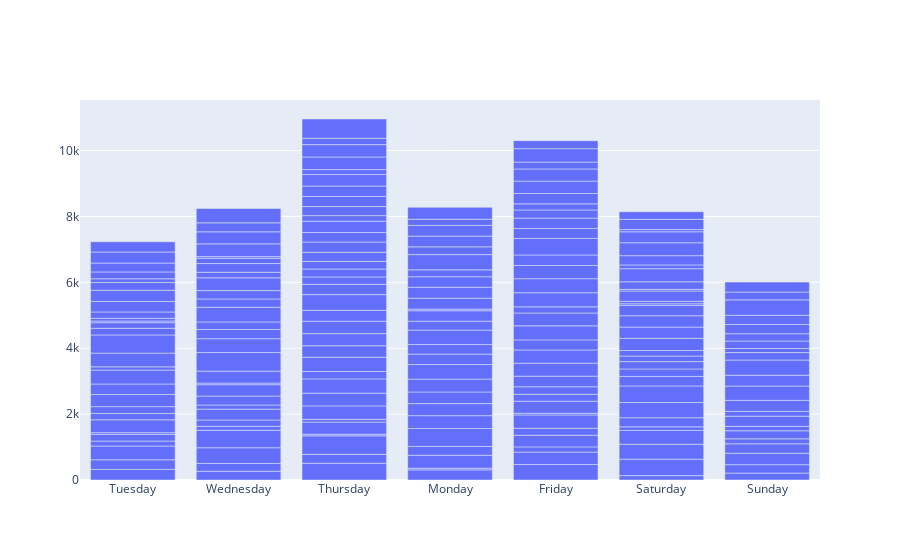

The code cell stored with this chart in its notebook:
### Code cell
fig = go.Figure()
fig.add_trace(go.Bar(x = df['day'], y = df['calories_burned']))
fig.show()

### Figure 1 — Plotly figure (JSON) as saved in the notebook; plotly's stock layout.template omitted (floating-point values rounded to 4 significant figures; data arrays with more than 128 entries replaced by an {"elided": "..."} marker saying what was removed)
{"data": [{"type": "bar", "x": {"elided": "200 str values"}, "y": {"elided": "200 int values"}}], "layout": {}}
